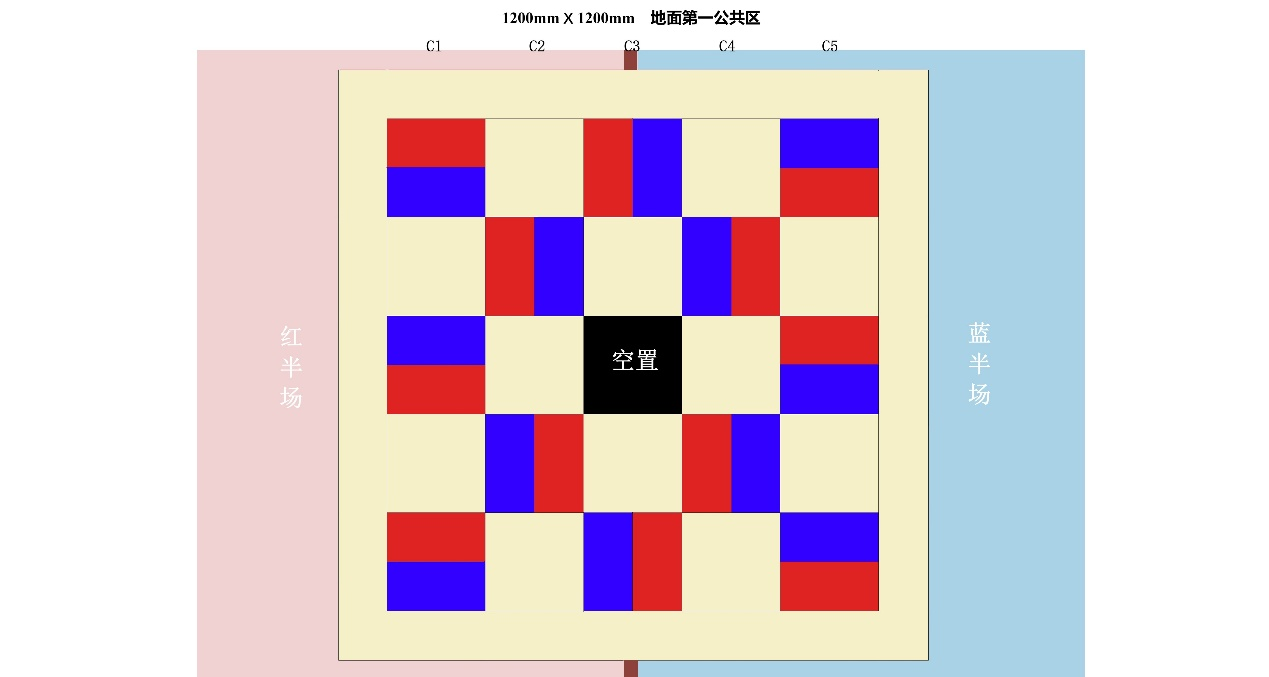
#> input picture source_media/image4.jpeg, 1269 x 677 px
$ python -i extract_video_material.py   (imports and definitions only)
#> lines starting #> are read from the running program, lines starting #| are printed output that depends on the picture; after the words box and inside, x2 and y2 are one past the last pixel; in counts of white or black regions, pixels touching at a corner belong together
#> further down, picture is the input picture: shape (677, 1269, 3); mean B, G, R 213.6, 204.4, 219.9
"""Download and annotate the requested reference-video intervals.

The script is intentionally separate from the benchmark: video frames are
reference material, not labelled detection samples. It records every frame's
timestamp and writes RGB, HSV-mask, Canny and candidate-box panels.
"""
from pathlib import Path
import subprocess, cv2, json

ROOT = Path(__file__).resolve().parent
URL = 'https://www.youtube.com/watch?v=mByWoyuU7bo'
VIDEO = ROOT / 'source_media' / 'video' / 'nuwa_reference.mp4'
OUT = ROOT / 'source_media' / 'video' / 'annotated'
INTERVALS = [(74,76),(122,124),(142,145),(191,192),(198,200),(210,212)]

def annotate(frame):
    hsv = cv2.cvtColor(frame, cv2.COLOR_BGR2HSV)
#> hsv: shape (677, 1269, 3); mean H, S, V 31.3, 56.6, 240.8
    mask = cv2.inRange(hsv, (5,35,25), (42,255,255))
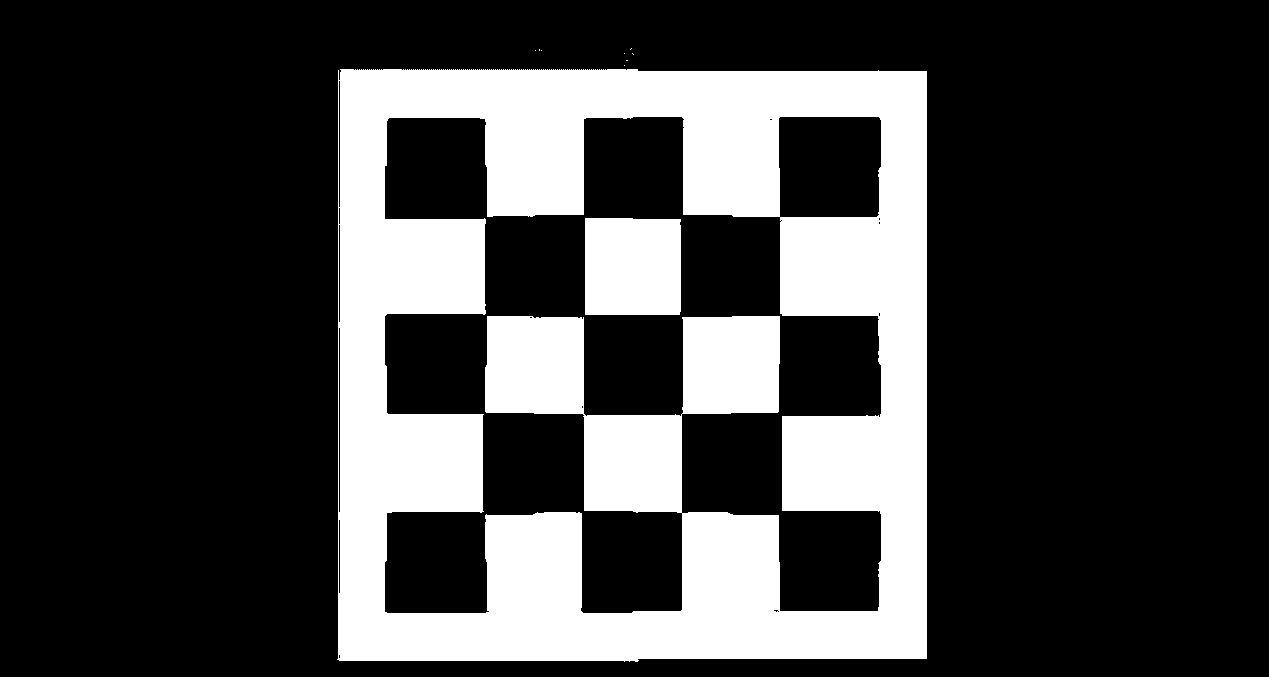
#> mask: shape (677, 1269); 25.2% white; 10 white regions (8 under 20 px), largest, box (x1, y1, x2, y2) and area: (337, 69, 927, 662) 207273, (585, 218, 681, 315) 9258
    edge = cv2.Canny(cv2.cvtColor(frame, cv2.COLOR_BGR2GRAY), 45, 130)
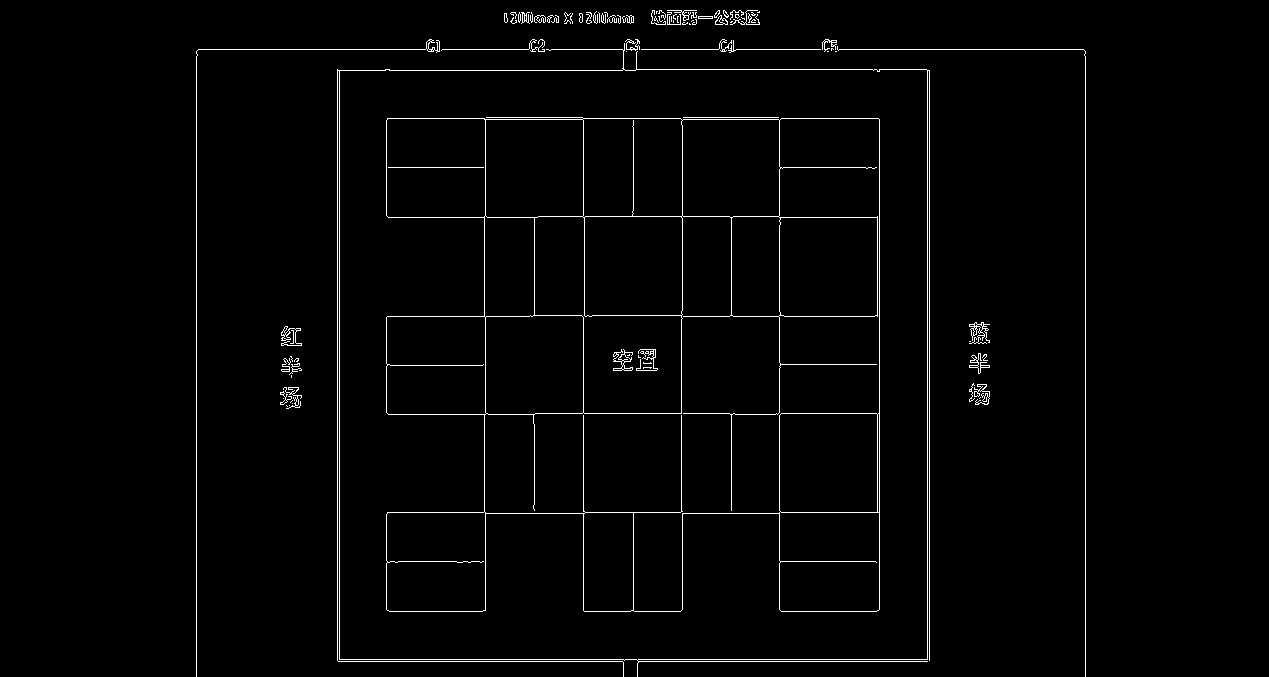
#> edge: shape (677, 1269); 1.9% white in thin lines or dots, all inside (x1, y1, x2, y2) = (196, 10, 1086, 677)
    n, _, stats, _ = cv2.connectedComponentsWithStats(mask)
#> n = 11; stats = [[0, 0, 1269, 677, 642570], [539, 49, 1, 2, 2], [630, 48, 2, 2, 2], [535, 50, 1, 1, 1], [541, 50, 1, 1, 1], [624, 53, 1, 1, 1], [632, 53, 2, 2, 2], [626, 60, 2, 1, 2], [624, 65, 1, 1, 1], [337, 69, 590, 593, 207273], [585, 218, 96, 97, 9258]]
    overlay = frame.copy()
    boxes=[]
    for x,y,w,h,a in stats[1:]:
        if 80 <= a <= 50000 and .25 <= w/max(h,1) <= 4:
            cv2.rectangle(overlay,(x,y),(x+w,y+h),(0,255,0),2); boxes.append([int(x),int(y),int(w),int(h),int(a)])
#> this loop made 10 passes
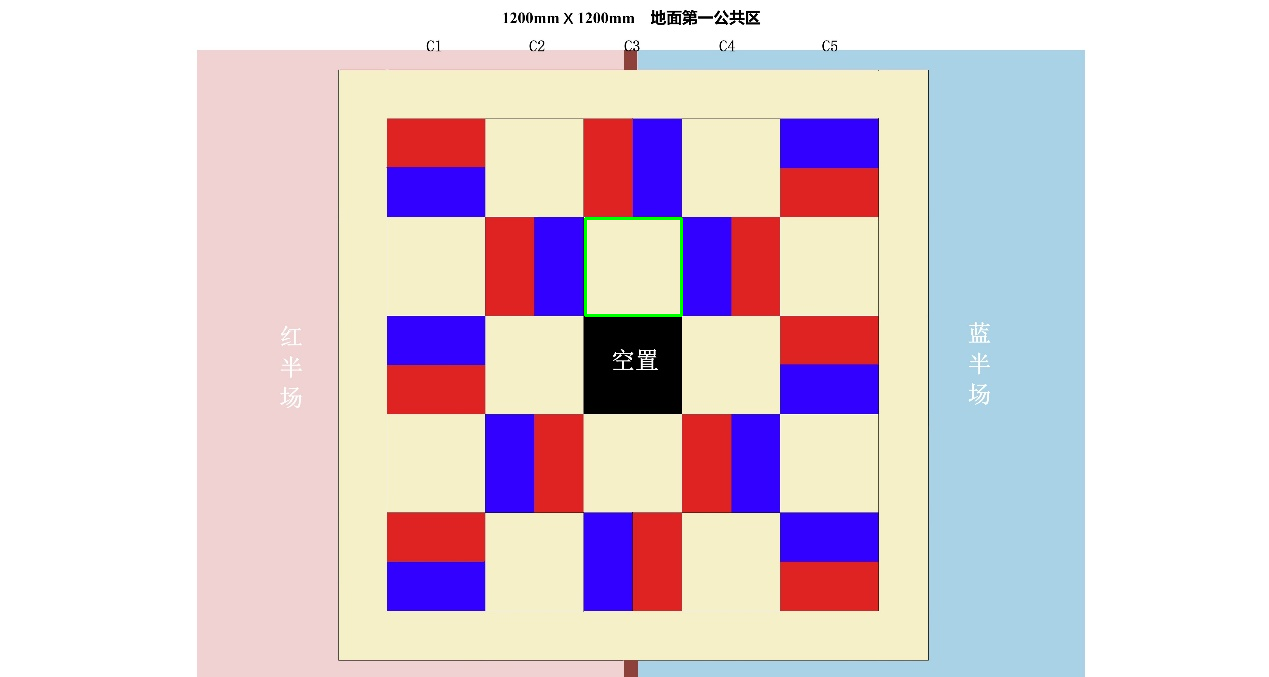
#> overlay: shape (677, 1269, 3); 0.13% of pixels changed, all inside (x1, y1, x2, y2) = (584, 217, 683, 317)
#> after the loop, boxes = [[585, 218, 96, 97, 9258]]
    panel = cv2.hconcat([overlay, cv2.cvtColor(mask, cv2.COLOR_GRAY2BGR), cv2.cvtColor(edge, cv2.COLOR_GRAY2BGR)])
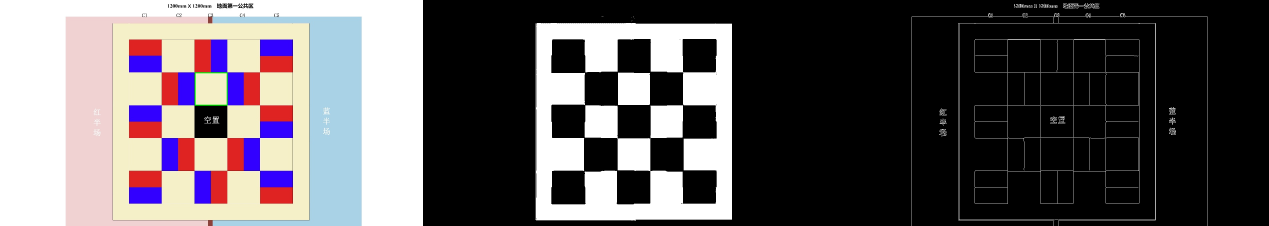
#> panel: shape (677, 3807, 3) (shown at 1/3 size); mean B, G, R 94.1, 91.1, 96.2
    return panel, boxes

def main():
    OUT.mkdir(parents=True, exist_ok=True)
    if not VIDEO.exists():
        raise SystemExit('Video not present. Run: yt-dlp --no-playlist -o source_media/video/nuwa_reference.mp4 ' + URL)
    cap=cv2.VideoCapture(str(VIDEO)); fps=cap.get(cv2.CAP_PROP_FPS) or 30
    records=[]
    for a,b in INTERVALS:
        for sec in range(a,b):
            cap.set(cv2.CAP_PROP_POS_MSEC, sec*1000); ok, frame=cap.read()
            if not ok: continue
            panel,boxes=annotate(frame); fn=f'{sec:03d}s_rgb_mask_canny.png'; cv2.imwrite(str(OUT/fn),panel)
            records.append({'timestamp_s':sec,'interval_s':[a,b],'image':fn,'boxes':boxes})
    (OUT/'manifest.json').write_text(json.dumps({'url':URL,'intervals':INTERVALS,'frames':records},ensure_ascii=False,indent=2))
    print('wrote',len(records),'frames to',OUT)
# [1 line not run here, left out]

>>> import cv2
>>> picture = cv2.imread('source_media/image4.jpeg')
>>> result = annotate(picture)

$ run again, on source_media/image2.png
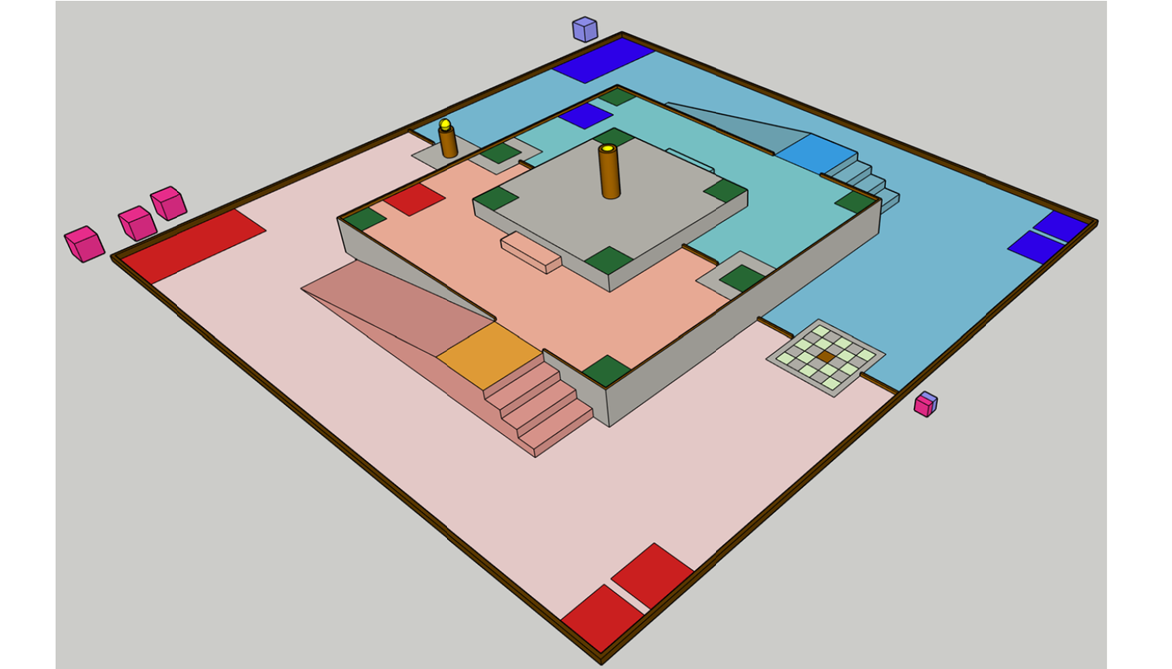
#> input picture source_media/image2.png, 1172 x 669 px
#> picture is the input picture: shape (669, 1172, 3); mean B, G, R 188.3, 190, 195.3
#> hsv: shape (669, 1172, 3); mean H, S, V 28.1, 37.1, 204.5
#> mask: shape (669, 1172); 7.1% white; 138 white regions (132 under 20 px), largest, box (x1, y1, x2, y2) and area: (338, 86, 881, 391) 36971, (111, 32, 1098, 665) 16419, (598, 144, 621, 199) 980, (439, 119, 458, 158) 525, (757, 316, 793, 339) 181, (816, 350, 836, 364) 141
#> edge: shape (669, 1172); 3.5% white in thin lines or dots, all inside (x1, y1, x2, y2) = (55, 0, 1107, 669)
#> n = 139; stats = 139 rows, first 6: [0, 0, 1172, 669, 728703], [111, 32, 987, 633, 16419], [338, 86, 543, 305, 36971], [439, 119, 19, 39, 525], [587, 141, 1, 1, 1], [643, 141, 1, 1, 1]
#> the loop in annotate, `for x,y,w,h,a in stats[1:]:` made 138 passes
#> (x, y, w, h, a) on passes 1 to 8: (111, 32, 987, 633, 16419), (338, 86, 543, 305, 36971), (439, 119, 19, 39, 525), (587, 141, 1, 1, 1), (643, 141, 1, 1, 1), (583, 143, 1, 1, 1), (585, 142, 1, 1, 1), (598, 144, 23, 55, 980)
#> after the loop in annotate, `for x,y,w,h,a in stats[1:]:`:
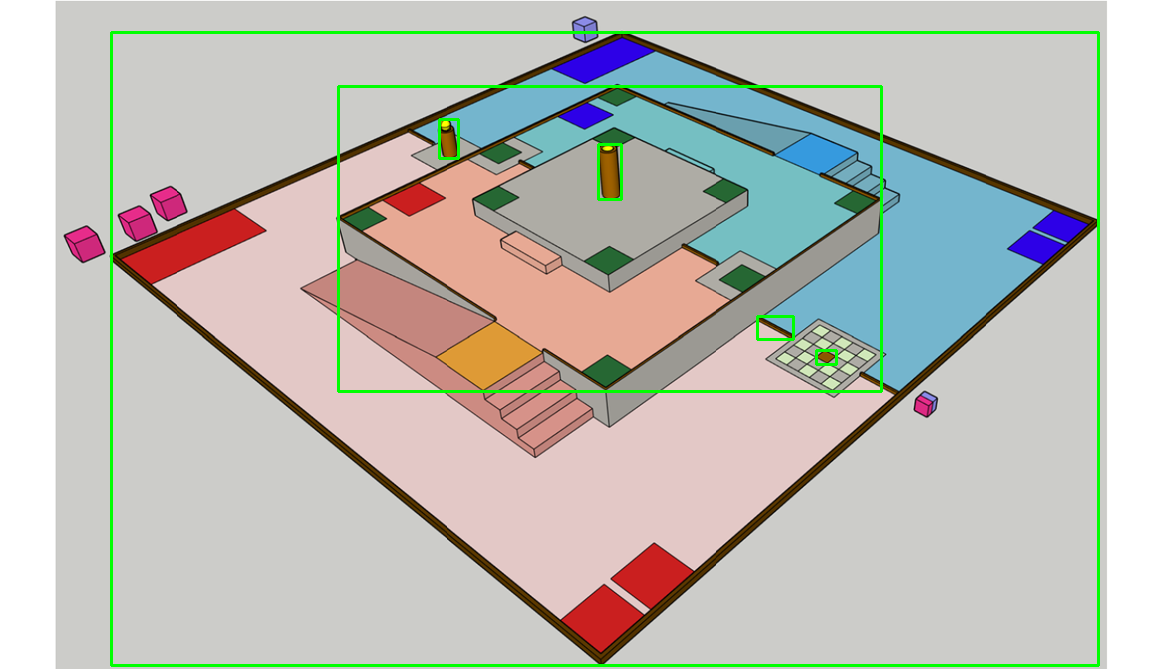
#> overlay: shape (669, 1172, 3); 2.06% of pixels changed, all inside (x1, y1, x2, y2) = (110, 31, 1100, 667)
#> after the loop in annotate, `for x,y,w,h,a in stats[1:]:`: boxes = [[111, 32, 987, 633, 16419], [338, 86, 543, 305, 36971], [439, 119, 19, 39, 525], [598, 144, 23, 55, 980], [757, 316, 36, 23, 181], [816, 350, 20, 14, 141]]
#> in annotate, `panel = cv2.hconcat([overlay, cv2.cvtColor(mask, cv2.COLOR_GRAY2BGR), ..`:
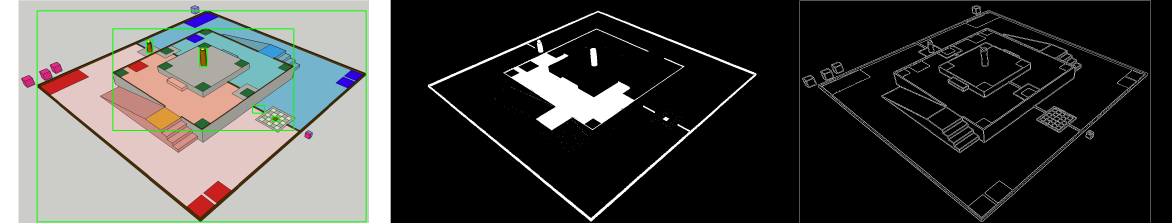
#> panel: shape (669, 3516, 3) (shown at 1/3 size); mean B, G, R 70.5, 72.8, 72.8

$ run again, on source_media/image3.png
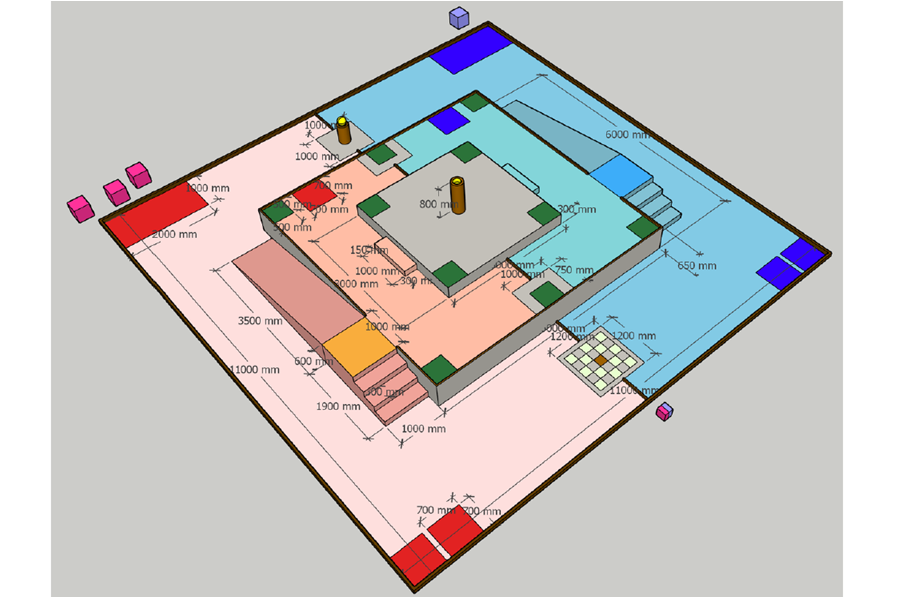
#> input picture source_media/image3.png, 898 x 597 px
#> picture is the input picture: shape (597, 898, 3); mean B, G, R 197, 197.3, 199.6
#> hsv: shape (597, 898, 3); mean H, S, V 30, 36.3, 212.1
#> mask: shape (597, 898); 6.4% white; 119 white regions (103 under 20 px), largest, box (x1, y1, x2, y2) and area: (259, 90, 663, 386) 24919, (99, 21, 832, 592) 7987, (450, 176, 466, 214) 458
#> edge: shape (597, 898); 5.4% white in thin lines or dots, all inside (x1, y1, x2, y2) = (50, 0, 843, 597)
#> n = 120; stats = 120 rows, first 6: [0, 0, 898, 597, 501671], [453, 9, 1, 1, 1], [99, 21, 733, 571, 7987], [259, 90, 404, 296, 24919], [336, 117, 15, 28, 297], [366, 135, 1, 1, 1]
#> the loop in annotate, `for x,y,w,h,a in stats[1:]:` made 119 passes
#> (x, y, w, h, a) on passes 1 to 8: (453, 9, 1, 1, 1), (99, 21, 733, 571, 7987), (259, 90, 404, 296, 24919), (336, 117, 15, 28, 297), (366, 135, 1, 1, 1), (484, 154, 1, 1, 1), (435, 159, 2, 2, 2), (494, 162, 1, 1, 1)
#> after the loop in annotate, `for x,y,w,h,a in stats[1:]:`:
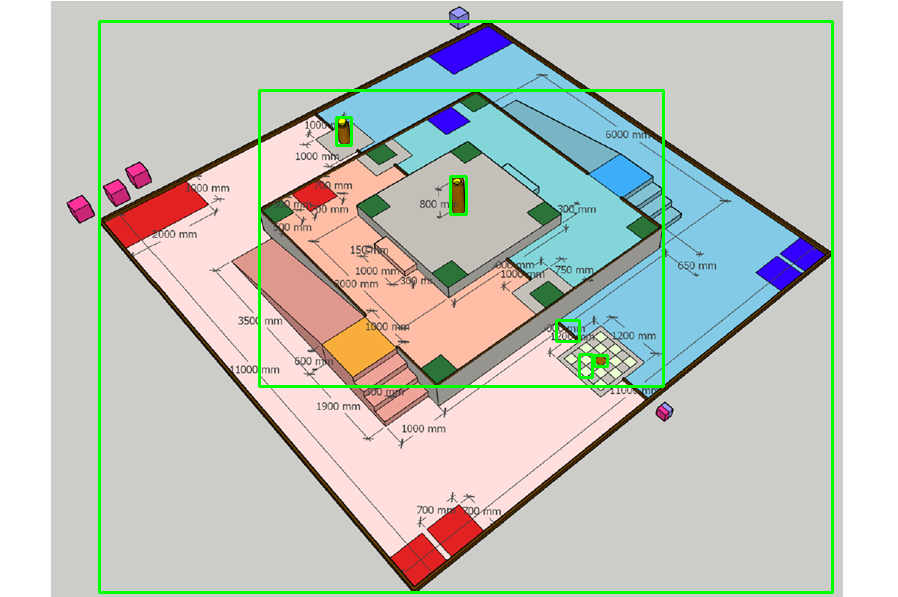
#> overlay: shape (597, 898, 3); 2.46% of pixels changed, all inside (x1, y1, x2, y2) = (98, 20, 834, 594)
#> after the loop in annotate, `for x,y,w,h,a in stats[1:]:`: boxes = [[99, 21, 733, 571, 7987], [259, 90, 404, 296, 24919], [336, 117, 15, 28, 297], [450, 176, 16, 38, 458], [556, 320, 23, 21, 86], [579, 354, 13, 23, 83], [594, 355, 13, 11, 93]]
#> in annotate, `panel = cv2.hconcat([overlay, cv2.cvtColor(mask, cv2.COLOR_GRAY2BGR), ..`:
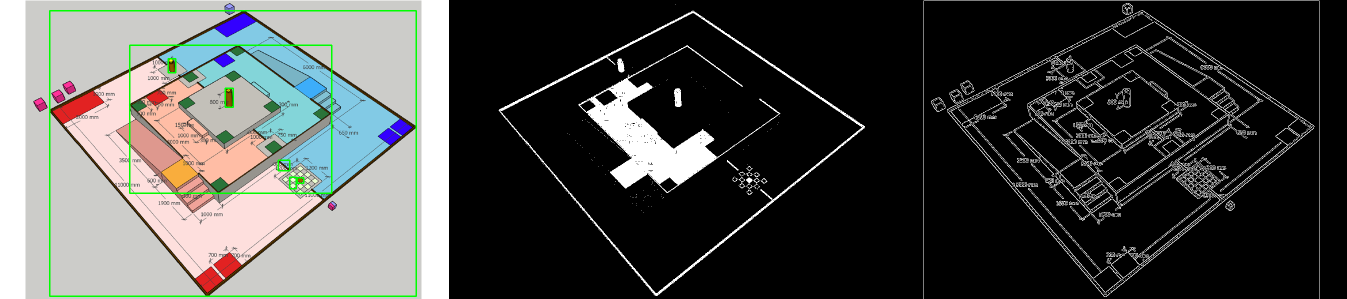
#> panel: shape (597, 2694, 3) (shown at 1/2 size); mean B, G, R 74.1, 76.3, 75
